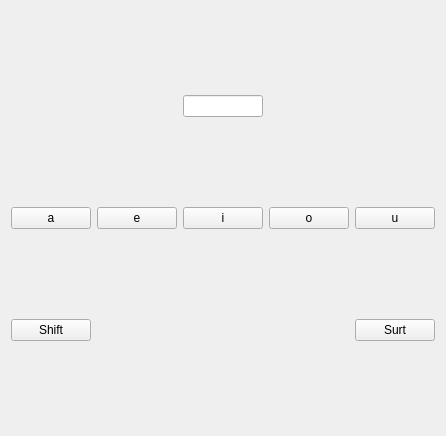
<?xml version="1.0" encoding="UTF-8"?>
<ui version="4.0">
 <class>MyForm</class>
 <widget class="QWidget" name="MyForm">
  <property name="geometry">
   <rect>
    <x>0</x>
    <y>0</y>
    <width>442</width>
    <height>436</height>
   </rect>
  </property>
  <property name="windowTitle">
   <string>Form</string>
  </property>
  <layout class="QGridLayout" name="gridLayout">
   <item row="2" column="2">
    <widget class="MyButton" name="pushButton">
     <property name="text">
      <string>i</string>
     </property>
    </widget>
   </item>
   <item row="2" column="3">
    <widget class="MyButton" name="pushButton_2">
     <property name="text">
      <string>o</string>
     </property>
    </widget>
   </item>
   <item row="2" column="0">
    <widget class="MyButton" name="pushButton_4">
     <property name="text">
      <string>a</string>
     </property>
    </widget>
   </item>
   <item row="2" column="4">
    <widget class="MyButton" name="pushButton_5">
     <property name="text">
      <string>u</string>
     </property>
    </widget>
   </item>
   <item row="2" column="1">
    <widget class="MyButton" name="pushButton_3">
     <property name="text">
      <string>e</string>
     </property>
    </widget>
   </item>
   <item row="1" column="2">
    <widget class="MyLine" name="lineEdit"/>
   </item>
   <item row="3" column="0">
    <widget class="MyButton" name="pushButton_6">
     <property name="text">
      <string>Shift</string>
     </property>
    </widget>
   </item>
   <item row="3" column="4">
    <widget class="QPushButton" name="pushButton_7">
     <property name="text">
      <string>Surt</string>
     </property>
    </widget>
   </item>
  </layout>
 </widget>
 <customwidgets>
  <customwidget>
   <class>MyButton</class>
   <extends>QPushButton</extends>
   <header>MyButton.h</header>
   <slots>
    <signal>activa_majus()</signal>
    <signal>envia_lletra(QString)</signal>
    <slot>a()</slot>
    <slot>e()</slot>
    <slot>i()</slot>
    <slot>o()</slot>
    <slot>u()</slot>
    <slot>reb_majus()</slot>
   </slots>
  </customwidget>
  <customwidget>
   <class>MyLine</class>
   <extends>QLineEdit</extends>
   <header>MyLine.h</header>
   <slots>
    <slot>afegeix_text(QString)</slot>
   </slots>
  </customwidget>
 </customwidgets>
 <resources/>
 <connections>
  <connection>
   <sender>pushButton_7</sender>
   <signal>clicked()</signal>
   <receiver>MyForm</receiver>
   <slot>close()</slot>
   <hints>
    <hint type="sourcelabel">
     <x>388</x>
     <y>333</y>
    </hint>
    <hint type="destinationlabel">
     <x>388</x>
     <y>385</y>
    </hint>
   </hints>
  </connection>
  <connection>
   <sender>pushButton_4</sender>
   <signal>clicked()</signal>
   <receiver>pushButton_4</receiver>
   <slot>a()</slot>
   <hints>
    <hint type="sourcelabel">
     <x>40</x>
     <y>212</y>
    </hint>
    <hint type="destinationlabel">
     <x>30</x>
     <y>216</y>
    </hint>
   </hints>
  </connection>
  <connection>
   <sender>pushButton_3</sender>
   <signal>clicked()</signal>
   <receiver>pushButton_3</receiver>
   <slot>e()</slot>
   <hints>
    <hint type="sourcelabel">
     <x>134</x>
     <y>210</y>
    </hint>
    <hint type="destinationlabel">
     <x>120</x>
     <y>209</y>
    </hint>
   </hints>
  </connection>
  <connection>
   <sender>pushButton</sender>
   <signal>clicked()</signal>
   <receiver>pushButton</receiver>
   <slot>i()</slot>
   <hints>
    <hint type="sourcelabel">
     <x>226</x>
     <y>209</y>
    </hint>
    <hint type="destinationlabel">
     <x>208</x>
     <y>214</y>
    </hint>
   </hints>
  </connection>
  <connection>
   <sender>pushButton_2</sender>
   <signal>clicked()</signal>
   <receiver>pushButton_2</receiver>
   <slot>o()</slot>
   <hints>
    <hint type="sourcelabel">
     <x>319</x>
     <y>213</y>
    </hint>
    <hint type="destinationlabel">
     <x>298</x>
     <y>213</y>
    </hint>
   </hints>
  </connection>
  <connection>
   <sender>pushButton_5</sender>
   <signal>clicked()</signal>
   <receiver>pushButton_5</receiver>
   <slot>u()</slot>
   <hints>
    <hint type="sourcelabel">
     <x>409</x>
     <y>210</y>
    </hint>
    <hint type="destinationlabel">
     <x>395</x>
     <y>208</y>
    </hint>
   </hints>
  </connection>
  <connection>
   <sender>pushButton_4</sender>
   <signal>envia_lletra(QString)</signal>
   <receiver>lineEdit</receiver>
   <slot>afegeix_text(QString)</slot>
   <hints>
    <hint type="sourcelabel">
     <x>68</x>
     <y>212</y>
    </hint>
    <hint type="destinationlabel">
     <x>191</x>
     <y>103</y>
    </hint>
   </hints>
  </connection>
  <connection>
   <sender>pushButton_3</sender>
   <signal>envia_lletra(QString)</signal>
   <receiver>lineEdit</receiver>
   <slot>afegeix_text(QString)</slot>
   <hints>
    <hint type="sourcelabel">
     <x>159</x>
     <y>208</y>
    </hint>
    <hint type="destinationlabel">
     <x>197</x>
     <y>111</y>
    </hint>
   </hints>
  </connection>
  <connection>
   <sender>pushButton</sender>
   <signal>envia_lletra(QString)</signal>
   <receiver>lineEdit</receiver>
   <slot>afegeix_text(QString)</slot>
   <hints>
    <hint type="sourcelabel">
     <x>246</x>
     <y>205</y>
    </hint>
    <hint type="destinationlabel">
     <x>228</x>
     <y>114</y>
    </hint>
   </hints>
  </connection>
  <connection>
   <sender>pushButton_2</sender>
   <signal>envia_lletra(QString)</signal>
   <receiver>lineEdit</receiver>
   <slot>afegeix_text(QString)</slot>
   <hints>
    <hint type="sourcelabel">
     <x>336</x>
     <y>210</y>
    </hint>
    <hint type="destinationlabel">
     <x>242</x>
     <y>112</y>
    </hint>
   </hints>
  </connection>
  <connection>
   <sender>pushButton_5</sender>
   <signal>envia_lletra(QString)</signal>
   <receiver>lineEdit</receiver>
   <slot>afegeix_text(QString)</slot>
   <hints>
    <hint type="sourcelabel">
     <x>425</x>
     <y>209</y>
    </hint>
    <hint type="destinationlabel">
     <x>212</x>
     <y>111</y>
    </hint>
   </hints>
  </connection>
  <connection>
   <sender>pushButton_6</sender>
   <signal>clicked()</signal>
   <receiver>pushButton_4</receiver>
   <slot>reb_majus()</slot>
   <hints>
    <hint type="sourcelabel">
     <x>23</x>
     <y>324</y>
    </hint>
    <hint type="destinationlabel">
     <x>18</x>
     <y>222</y>
    </hint>
   </hints>
  </connection>
  <connection>
   <sender>pushButton_6</sender>
   <signal>clicked()</signal>
   <receiver>pushButton_3</receiver>
   <slot>reb_majus()</slot>
   <hints>
    <hint type="sourcelabel">
     <x>64</x>
     <y>330</y>
    </hint>
    <hint type="destinationlabel">
     <x>109</x>
     <y>226</y>
    </hint>
   </hints>
  </connection>
  <connection>
   <sender>pushButton_6</sender>
   <signal>clicked()</signal>
   <receiver>pushButton</receiver>
   <slot>reb_majus()</slot>
   <hints>
    <hint type="sourcelabel">
     <x>34</x>
     <y>324</y>
    </hint>
    <hint type="destinationlabel">
     <x>193</x>
     <y>225</y>
    </hint>
   </hints>
  </connection>
  <connection>
   <sender>pushButton_6</sender>
   <signal>clicked()</signal>
   <receiver>pushButton_2</receiver>
   <slot>reb_majus()</slot>
   <hints>
    <hint type="sourcelabel">
     <x>78</x>
     <y>331</y>
    </hint>
    <hint type="destinationlabel">
     <x>286</x>
     <y>223</y>
    </hint>
   </hints>
  </connection>
  <connection>
   <sender>pushButton_6</sender>
   <signal>clicked()</signal>
   <receiver>pushButton_5</receiver>
   <slot>reb_majus()</slot>
   <hints>
    <hint type="sourcelabel">
     <x>50</x>
     <y>328</y>
    </hint>
    <hint type="destinationlabel">
     <x>375</x>
     <y>221</y>
    </hint>
   </hints>
  </connection>
 </connections>
</ui>
